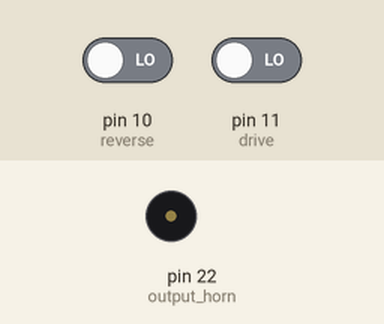
The sketch below on a simulated Arduino Mega 2560, built for the host (arithmetic inside an expression is 32-bit, double 64-bit). On the bench: buzzer (waves = sounding, pin HIGH). Inputs (shaded band) come from the test bench; at power-on: pin 10 (reverse) LOW, pin 11 (drive) LOW.

Above: at 1.2 s.
1.3 s: pin 10 (reverse) driven HIGH
At 2.4 s:
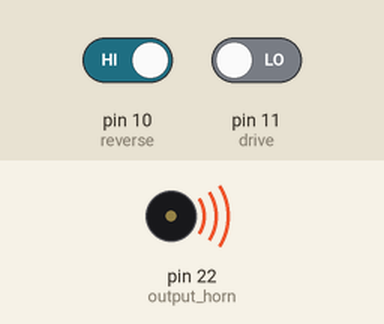
4.3 s: pin 11 (drive) driven HIGH
At 6.5 s:
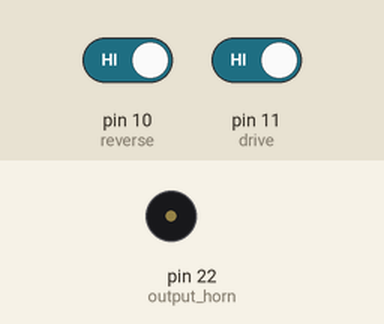
Timing chart, 0 to 8.0 s (numbered marks = the images above; inputs shaded):
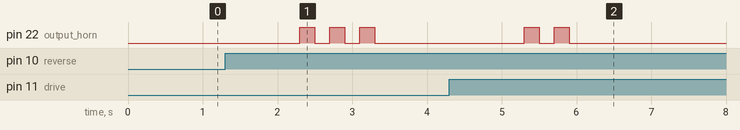

Measured:
- after the input at 1.3 s, pin 22 (output_horn): alternates HIGH for 0.20 s and LOW for 0.20 s, 6 changes in all, then stays LOW, starting after 1.0 s
- after the input at 4.3 s, pin 22 (output_horn): alternates HIGH for 0.20 s and LOW for 0.20 s, 4 changes in all, then stays LOW, starting after 1.0 s

The sketch:

blinker.ino
```cpp
// leaving the .ino empty, only here for the build
// the ino file has some weird C++ issues
```

progmain.cpp
```cpp
#include <Arduino.h>

static bool drivecomplete = false;
static bool reversecomplete = false;

void setup()
{
	pinMode(10, INPUT_PULLDOWN);  // reverse
	pinMode(11, INPUT_PULLDOWN);  // drive
	pinMode(22, OUTPUT);          // output horn
}

void loop()
{
	if (digitalRead(10) == HIGH && !reversecomplete)
	{
		delay(1000);
		if (digitalRead(10) == HIGH && !reversecomplete)	// check if still high after a delay in case reverse is pass-through
		{
			for (int i=0; i<3; i++)
			{
				digitalWrite(22, HIGH);
				delay(200);
				digitalWrite(22, LOW);
				delay(200);
			}

			reversecomplete = true;
		}
	}

	else if (digitalRead(10) == LOW)
		reversecomplete = false;

	if (digitalRead(11) == HIGH && !drivecomplete)
	{
		delay(1000);
		if (digitalRead(11) == HIGH && !drivecomplete)	// just in case drive can also be passed through
		{
			for (int i=0; i<2; i++)
			{
				digitalWrite(22, HIGH);
				delay(200);
				digitalWrite(22, LOW);
				delay(200);
			}

			drivecomplete = true;
		}
	}

	else if (digitalRead(11) == LOW)
		drivecomplete = false;
}
```
